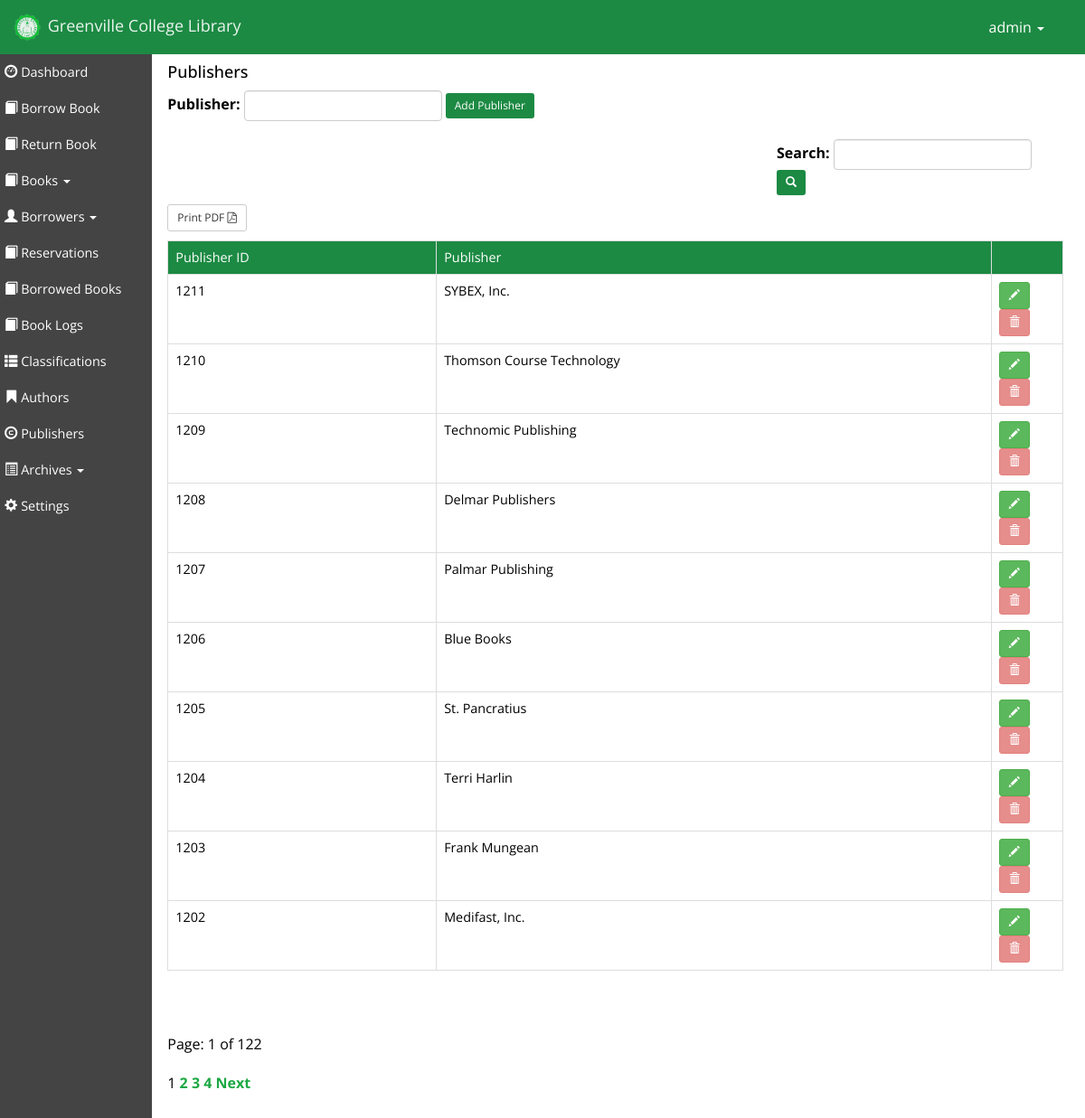
The app's page /?page=publishers (signed in) with its own data.
### tables this page shows
CREATE TABLE `publisher` (
  `publisherID` int(11) NOT NULL,
  `publisher` varchar(500) NOT NULL,
  `status` tinyint(1) NOT NULL DEFAULT '1'
);

### managepublishers.php (the view, shortened to what this page needs)
<div class="admincontainer">
	<div class="publisherform">
	<h4>Publishers</h4>
		<form id="pform" class="form-inline">
			<div class="form-group">
				<label for="publisher">Publisher: </label>
				<input type="text" name="publisher" id="publisher" class="form-control">
			</div>
			<button id="addpublisher" class="btn btn-success btn-sm">Add Publisher</button>
		</form>
	</div>
	<div class="publishersearch">
		<form method="GET" class="form-inline" id="psearchform">
			<div class="form-group">
				<label>Search: </label>
				<input type="text" name="psearch" id="psearchbox" class="form-control">
			</div>
			<button id="searchpublisher" class="btn btn-success btn-sm">
				<span class="glyphicon glyphicon-search"> </span>
			</button>
		</form>
	</div>
	<?php
	require "dbconnect.php";
		$publishersperpages = 10;
		$totalpublisherSQL = "SELECT * FROM publisher WHERE status=1 ORDER BY publisherID DESC";
		$totalpublisherQuery = mysqli_query($dbconnect, $totalpublisherSQL);
		$rows = mysqli_num_rows($totalpublisherQuery);
		$numberofpages = ceil($rows/$publishersperpages);
		if(!isset($_GET['ppage'])) {
			$page = 1;
		} else {
			$page = $_GET['ppage'];
		}
		$firstresult = ($page - 1) * $publishersperpages;
		$publisherSQL = "SELECT * FROM publisher WHERE status=1 ORDER BY publisherID DESC LIMIT $firstresult, $publishersperpages";
		$publisherQuery = mysqli_query($dbconnect, $publisherSQL);
		$publisher = mysqli_fetch_assoc($publisherQuery);
	?>
	<div class="reportpdf">
		<form id="printpdf" target="_blank" action="pdfpublishers.php" method="POST">
			<button class="btn btn-default btn-sm">Print PDF <i class="fa fa-file-pdf-o"></i></button>
		</form>
	</div>
	<div class="publishers">
		<table class="table table-hover table-bordered" id="ptable">
			<tr>
				<th width="30%">Publisher ID</th>
				<th width="62%">Publisher</th>
				<th width="8%"> </th>
			</tr>
		<?php
		do {
		?>
			<tr>
				<td><?php echo $publisherID = $publisher['publisherID'];?></td>
				<td><?php echo $publisher['publisher'];?></td>
				<td>
					<a href="?page=editpublisher&publisherID=<?php echo $publisher['publisherID'];?>" class="btn btn-success btn-sm" title="Edit publisher.">
						<span class="glyphicon glyphicon-pencil"></span>
					</a>
				<?php
					$checkpublisherSQL = "SELECT COUNT(*) AS existing FROM book WHERE publisherID='$publisherID'";
					$checkpublisherQuery = mysqli_query($dbconnect, $checkpublisherSQL);
					$checkpublisher = mysqli_fetch_assoc($checkpublisherQuery);
					if($checkpublisher['existing']==0) {
				?>
						<button class="btn btn-danger btn-sm deletebutton" data-id="<?php echo $publisher['publisherID'];?>" title="Delete publisher." data-toggle="modal" data-target="#confirmdeletepublisher">
							<span class="glyphicon glyphicon-trash"></span>
						</button>
				<?php
					} else if($checkpublisher['existing']>=1)  {
				?>
						<button class="btn btn-danger btn-sm deletebutton" title="This publisher cannot be deleted due to foreign key constraint." disabled>
							<span class="glyphicon glyphicon-trash"></span>
						</button>
				<?php
					}
				?>
				</td>
			</tr>
		<?php
		} while($publisher = mysqli_fetch_assoc($publisherQuery));
		?>
		</table>
	</div>
	<?php
		$pagination = '';
		if($numberofpages > 1) {
	?>
			<p>Page: <?php echo $page; ?> of <?php echo $numberofpages;?></p>
	<?php
			$pagination .= ''.$page.'&nbsp;';
			for($i = $page + 1; $i <= $numberofpages; $i++) {
				$pagination .= '<a href="?page=publishers&ppage='.$i.'">'.$i.'</a>&nbsp;';
				if($i >= $page + 3) {
					break;
				}
			}
			if($page != $numberofpages) {
				$next = $page + 1;
				$pagination .= '<a href="?page=publishers&ppage='.$next.'">Next</a>&nbsp;';
			}
	?>
			<div class="pagination"><?php echo $pagination;?></div>
	<?php
		}
	?>
</div>

### greenville.css (style rules this page uses)
.pagination { text-align:center; }
.pagination a { color:#1CA843; font-weight:bold; }
.glyphicon { position:relative; z-index:1; }
select, input { font-size:1em; font-family:'Ubuntu', sans-serif; }
#printpdf { margin:10px 0px; }
html { font-size:100%; height:100%; }
body { margin:0; padding:0; font-size:1em; color:black; font-family:'Open Sans', sans-serif; height:100%; position:relative; }
.admincontainer { margin-left:14%; margin-top:10px; }
.publishers { padding-bottom:50px; }
.publishers td, .publishers th { font-size:0.9em; font-family:'Open Sans', sans-serif; text-align:left; }
.publishers table tr td { color:black; }
.publishers table tr th { background-color:#1C8A43; color:white; font-weight:normal; }
.publisherform { margin-bottom:20px; }
.classificationsearch, .authorsearch, .publishersearch { margin-left:68%; margin-bottom:10px; margin-top:20px; }

### records on screen
publisher: publisherID "1211", publisher "SYBEX, Inc."
publisher: publisherID "1210", publisher "Thomson Course Technology"
publisher: publisherID "1209", publisher "Technomic Publishing"
publisher: publisherID "1208", publisher "Delmar Publishers"
publisher: publisherID "1207", publisher "Palmar Publishing"
publisher: publisherID "1206", publisher "Blue Books"
publisher: publisherID "1205", publisher "St. Pancratius"
publisher: publisherID "1204", publisher "Terri Harlin"
publisher: publisherID "1203", publisher "Frank Mungean"
publisher: publisherID "1202", publisher "Medifast, Inc."

### other values on screen
$_SESSION['librarian'] "admin"
$page "1"
$numberofpages "122"
$pagination "1"
